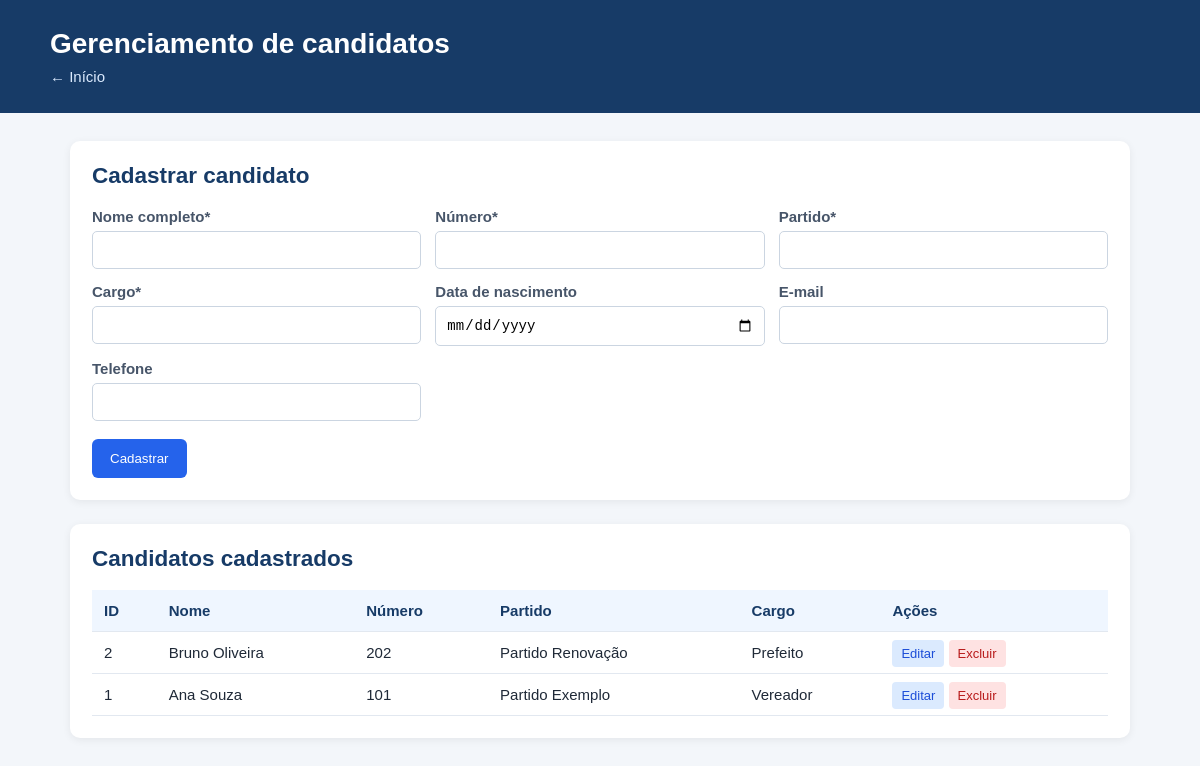
Screenshot of /candidatos.php with the database file from the repository.
### tables this page shows
CREATE TABLE candidato1 (
    id_candidato INT UNSIGNED AUTO_INCREMENT PRIMARY KEY,
    nome_completo VARCHAR(120) NOT NULL,
    numero INT UNSIGNED NOT NULL,
    partido VARCHAR(60) NOT NULL,
    cargo VARCHAR(60) NOT NULL,
    data_nascimento DATE NULL,
    email VARCHAR(120) NULL,
    telefone VARCHAR(20) NULL,
    criado_em TIMESTAMP NOT NULL DEFAULT CURRENT_TIMESTAMP,
    atualizado_em TIMESTAMP NOT NULL DEFAULT CURRENT_TIMESTAMP ON UPDATE CURRENT_TIMESTAMP,
    CONSTRAINT uq_candidato_numero UNIQUE (numero),
    CONSTRAINT uq_candidato_email UNIQUE (email)
);

### candidatos.php (the view, shortened to what this page needs)
<?php
require 'config.php';
$editando = false;
$registro = ['id_candidato' => '', 'nome_completo' => '', 'numero' => '', 'partido' => '', 'cargo' => '', 'data_nascimento' => '', 'email' => '', 'telefone' => ''];
$lista = $pdo->query('SELECT * FROM candidato1 ORDER BY id_candidato DESC')->fetchAll();
?>
<!DOCTYPE html>
<html lang="pt-BR">
<head>
    <link rel="stylesheet" href="style.css">
</head>
<body>
    <header>
        <h1>Gerenciamento de candidatos</h1>
        <p><a href="index.php">← Início</a></p>
    </header>
    <main class="container">
        <section class="form-box">
            <h2><?= $editando ? 'Editar candidato' : 'Cadastrar candidato' ?></h2>
            <form method="post"><input type="hidden" name="id_candidato" value="<?= htmlspecialchars($registro['id_candidato']) ?>">
                <div class="grid"><label>Nome completo*<input required name="nome_completo" value="<?= htmlspecialchars($registro['nome_completo']) ?>"></label><label>Número*<input required type="number" name="numero" value="<?= htmlspecialchars($registro['numero']) ?>"></label><label>Partido*<input required name="partido" value="<?= htmlspecialchars($registro['partido']) ?>"></label><label>Cargo*<input required name="cargo" value="<?= htmlspecialchars($registro['cargo']) ?>"></label><label>Data de nascimento<input type="date" name="data_nascimento" value="<?= htmlspecialchars($registro['data_nascimento']) ?>"></label><label>E-mail<input type="email" name="email" value="<?= htmlspecialchars($registro['email']) ?>"></label><label>Telefone<input name="telefone" value="<?= htmlspecialchars($registro['telefone']) ?>"></label></div><button type="submit"><?= $editando ? 'Atualizar' : 'Cadastrar' ?></button><?php if ($editando): ?><a class="cancelar" href="candidatos.php">Cancelar</a><?php endif; ?>
            </form>
        </section>
        <section>
            <h2>Candidatos cadastrados</h2>
            <div class="table-wrap">
                <table>
                    <tr>
                        <th>ID</th>
                        <th>Nome</th>
                        <th>Número</th>
                        <th>Partido</th>
                        <th>Cargo</th>
                        <th>Ações</th>
                    </tr><?php foreach ($lista as $item): ?><tr>
                            <td><?= $item['id_candidato'] ?></td>
                            <td><?= htmlspecialchars($item['nome_completo']) ?></td>
                            <td><?= $item['numero'] ?></td>
                            <td><?= htmlspecialchars($item['partido']) ?></td>
                            <td><?= htmlspecialchars($item['cargo']) ?></td>
                            <td><a class="acao editar" href="?editar=<?= $item['id_candidato'] ?>">Editar</a> <a class="acao excluir" href="?excluir=<?= $item['id_candidato'] ?>" onclick="return confirm('Excluir este candidato?')">Excluir</a></td>
                        </tr><?php endforeach; ?>
                </table>
            </div>
        </section>
    </main>
</body>
</html>

### style.css (style rules this page uses)
* { box-sizing: border-box; }
body { margin: 0; background: #f3f6fa; color: #1f2937; font: 15px Arial, sans-serif; }
header { background: #173b67; color: #fff; padding: 28px max(20px, calc((100% - 1100px) / 2)); }
header h1 { margin: 0 0 8px; font-size: 28px; }
header p { margin: 0; }
header a { color: #dbeafe; text-decoration: none; }
.container { max-width: 1100px; margin: 28px auto; padding: 0 20px; }
h2 { color: #173b67; margin-top: 0; }
.menu a, button { display: inline-block; background: #2563eb; color: #fff; border: 0; border-radius: 6px; padding: 12px 18px; text-decoration: none; cursor: pointer; }
.info, .form-box, section:not(.cards):not(.menu) { background: #fff; padding: 22px; border-radius: 10px; box-shadow: 0 2px 8px #0001; margin-bottom: 24px; }
.grid { display: grid; grid-template-columns: repeat(3, 1fr); gap: 14px; margin-bottom: 18px; }
label { font-weight: bold; color: #475569; }
input { display: block; width: 100%; margin-top: 6px; border: 1px solid #cbd5e1; border-radius: 5px; padding: 10px; font-size: 14px; }
table { border-collapse: collapse; width: 100%; min-width: 720px; }
th, td { border-bottom: 1px solid #e2e8f0; padding: 12px; text-align: left; }
th { background: #eff6ff; color: #173b67; }
.table-wrap { overflow-x: auto; }
.acao { padding: 6px 9px; border-radius: 4px; text-decoration: none; font-size: 13px; }
.editar { background: #dbeafe; color: #1d4ed8; }
.excluir { background: #fee2e2; color: #b91c1c; }

### rows the page displays
candidato1: id_candidato "2", nome_completo "Bruno Oliveira", numero "202", partido "Partido Renovação", cargo "Prefeito"
candidato1: id_candidato "1", nome_completo "Ana Souza", numero "101", partido "Partido Exemplo", cargo "Vereador"
